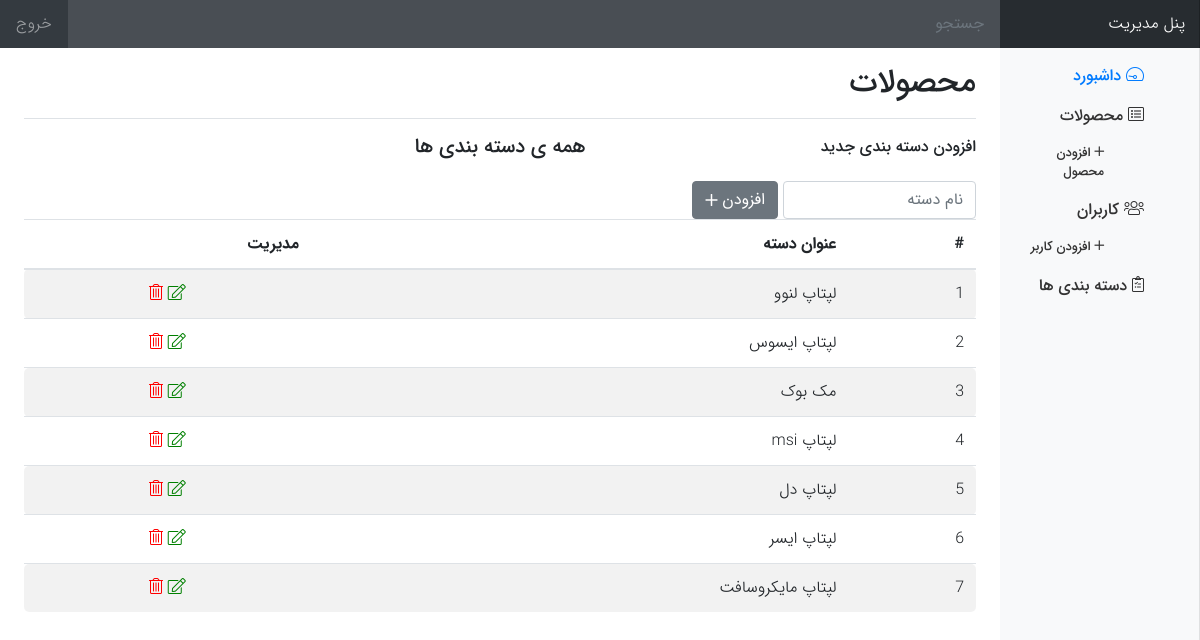
Screenshot of /admin/category.php with the database file from the repository.
### tables this page shows
CREATE TABLE `category` (
  `category_id` int(10) UNSIGNED NOT NULL,
  `name` varchar(50) NOT NULL
);

### admin/category.php (the view, shortened to what this page needs)
<?php
require_once ("header.php");
$e_cat_edit = "";
?>
	<div class="container-fluid">
		<div class="row">
			<main role="main" class="col-md-9 mr-sm-auto col-lg-10 pt-3 px-4">
				<div class="d-flex justify-content-between flex-wrap flex-md-nowrap align-items-center pb-2 mb-3 border-bottom">
					<h1 class="h2">محصولات</h1>
				</div>
				<div class="row">
					<div class="col-4">
						<h6 class="mb-4 d-inline-block">افزودن دسته بندی جدید </h6>
						<form action="" method="post">
							<input type="text" name="cat_name" placeholder="نام دسته" value="<?php echo $e_cat_edit ?>" class="form-control d-inline-block w-65">
							<?php if(!isset($_GET['p_id_edit'])){ ?>
							<button type="submit" class="btn btn-secondary">افزودن <i class="fal fa-plus align-middle"></i></button>
							<?php }else{ ?>
							<button type="submit" class="btn btn-secondary">ویرایش <i class="fal fa-edit align-middle"></i></button>
							<?php } ?>
						</form>
					</div>
					<div class="col-4">
						<h5 class="mb-4 text-center">همه ی دسته بندی ها</h5>
					</div>
				</div>
				<div class="table-responsive">
					<table class="table table-striped ">
						<thead>
						<tr>
							<th>#</th>
							<th>عنوان دسته</th>
							<th>مدیریت</th>
						</tr>
						</thead>
						<tbody>
						<?php
						$q = "SELECT * FROM category ORDER BY category_id DESC";
						$data = mysqli_query($conn,$q);
						$cnt = 0;
						while($row = mysqli_fetch_assoc($data)){
							$cnt ++;
							?>
							<tr>
								<td><?php  echo $cnt ?></td>
								<td><?php  echo $row['name'] ?></td>
								<td>
									<div class="text-center">
										<a href="?p_id_edit=<?php  echo $row['category_id'] ?>" style="color: green"><i class="fal fa-edit"></i></a>
										<a href="?p_id_delete=<?php  echo $row['category_id'] ?>" style="color: red"><i class="fal fa-trash-alt"></i></a>
									</div>
								</td>
							</tr>
						<?php } ?>
						</tbody>
					</table>
				</div>
			</main>
		</div>
	</div>
<?php
require_once ("footer.php");
?>

### assets/css/style.css (style rules this page uses)
body { font-family: IRANSans !important; font-weight: 300; direction: rtl; margin: 0; }
h1, h2, h3, h4, h5, h6,input, textarea { font-family: IRANSans !important; }
h1 { font-weight: bold; }
a { text-decoration: none !important; }
.text-center { text-align: center; }
.border-bottom { border-bottom: 1px solid #e5e5e5; }
.w-65 { width: 65% !important; }
a { color: inherit; }

### rows the page displays
category: name "لپتاپ لنوو"
category: name "لپتاپ ایسوس"
category: name "مک بوک"
category: name "لپتاپ msi"
category: name "لپتاپ دل"
category: name "لپتاپ ایسر"
category: name "لپتاپ مایکروسافت"
